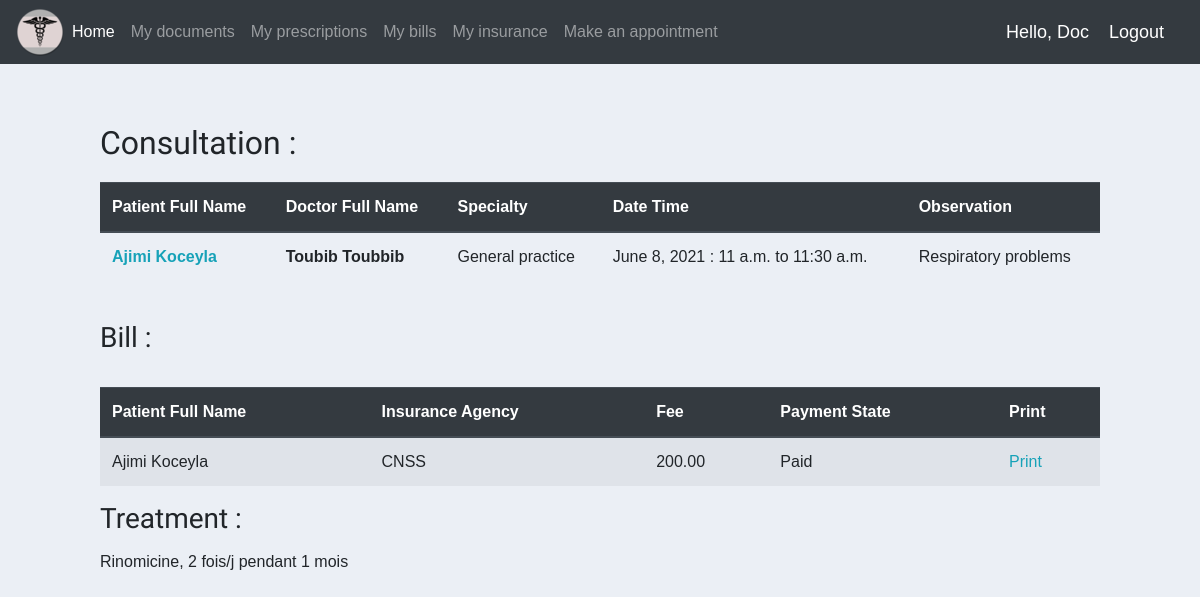
Page /consultation_details/22/ (signed in) on the committed database.
### mainapp/models.py (models this page shows, shortened)
class Consultation(models.Model):
    appointment = models.OneToOneField(Appointment, null=True, on_delete=models.SET_NULL)
    doctor = models.ForeignKey(Doctor, null=True, on_delete=models.SET_NULL)
    observation = models.CharField(max_length=200)

class Appointment(models.Model):
    day = models.DateField(u'Day of the appointment', help_text=u'Day of the appointment')
    start_time = models.TimeField(u'Starting time', help_text=u'Starting time')
    end_time = models.TimeField(u'Final time', help_text=u'Final time')
    patient = models.ForeignKey(
        Patient,
        null=True,
        on_delete=models.SET_NULL,
        related_name='appointments'
    )
    APPOINTMENT_STATES = (
        ('Confirmed', 'Confirmed'),
        ('Pending', 'Pending'),
        ('Canceled', 'Canceled'),
    )
    state = models.CharField(max_length=20, choices=APPOINTMENT_STATES, default='Canceled', null=True)
    SPECIALTY = (
        ('General practice', 'General practice'),
        ('Clinical radiology', 'Clinical radiology'),
        ('Anaesthesia', 'Anaesthesia'),
        ('Ophthalmology', 'Ophthalmology')
    )
    specialty = models.CharField(max_length=200, choices=SPECIALTY, null=True)
    consulted = models.BooleanField(default=False)
    class Meta:
        verbose_name = u'Appointment'
        verbose_name_plural = u'Appointments'

class CommonInfo(models.Model):
    SEX = (
        ('Male', 'Male'),
        ('Female', 'Female'),
    )
    first_name = models.CharField(max_length=80, null=True)
    last_name = models.CharField(max_length=80, null=True)
    birth_date = models.DateField(null=True)
    sex = models.CharField(max_length=10, choices=SEX, null=True)
    cin = models.CharField(max_length=15, null=True)
    phone_nb = models.CharField(max_length=30, null=True)
    address = models.ForeignKey(Address, null=True, on_delete=models.SET_NULL)
    objects = models.Manager()
    class Meta:
        abstract = True

class Patient(CommonInfo):
    user = models.OneToOneField(User, null=True, on_delete=models.CASCADE)
    email = models.EmailField(null=True)
    insur_acc_nb = models.OneToOneField(InsuranceAccount, null=True, on_delete=models.SET_NULL)
    weight = models.IntegerField(validators=[
        MaxValueValidator(200),
        MinValueValidator(1)
    ], null=True)
    allergies = models.CharField(max_length=200, null=True)

class Doctor(CommonInfo):
    user = models.OneToOneField(User, null=True, on_delete=models.CASCADE)
    SPECIALTY = (
        ('General practice', 'General practice'),
        ('Clinical radiology', 'Clinical radiology'),
        ('Anaesthesia', 'Anaesthesia'),
        ('Ophthalmology', 'Ophthalmology')
    )
    email = models.EmailField()
    pwd = models.CharField(max_length=200)
    salary = models.FloatField()
    specialty = models.CharField(max_length=200, choices=SPECIALTY)
    is_active = models.BooleanField(default=True)
    created = models.DateField(auto_now_add=True)
    objects = models.Manager()

class InsuranceAccount(models.Model):
    insur_acc_nb = models.CharField(max_length=60)
    insuranceAgency = models.ForeignKey(
        InsuranceAgency,
        null=True,
        on_delete=models.CASCADE,
    )

class InsuranceAgency(models.Model):
    name = models.CharField(max_length=200)
    email = models.EmailField()
    phone_nb = models.CharField(max_length=30)
    address = models.ForeignKey(Address, null=True, on_delete=models.SET_NULL)
    repayment_rate = models.IntegerField(validators=[
        MaxValueValidator(100),
        MinValueValidator(1)
    ])
    def __str__(self):
        return self.name

class Bill(models.Model):
    PAYMENT_STATE = (
        ('Paid', 'Paid'),
        ('Pending', 'Pending'),
    )
    fee = models.DecimalField(max_digits=6, decimal_places=2)
    payment_state = models.CharField(max_length=10, choices=PAYMENT_STATE)
    consultation = models.OneToOneField(Consultation, null=True, on_delete=models.CASCADE)

class Prescription(models.Model):
    consultation = models.OneToOneField(Consultation, null=True, on_delete=models.CASCADE)
    treatment = models.CharField(max_length=200, null=True)

### mainapp/views.py (the view)
# urls.py: path('consultation_details/<int:pk>/', views.consultation_details, name='consultation_details'),
@login_required(login_url='login')
def consultation_details(request, pk):
    consul = Consultation.objects.get(id=pk)
    bill = Bill.objects.get(consultation=consul)
    prescription = Prescription.objects.get(consultation=consul)
    context = {'consultation': consul, 'bill': bill, 'prescription': prescription}
    return render(request, 'mainapp/entities/consultation_details.html', context)

### mainapp/templatetags/usergroup_tag.py (called while the page is built)
@register.filter(name='has_group')
def has_group(user, group_name):
    return user.groups.filter(name=group_name).exists()

### mainapp/templates/mainapp/entities/consultation_details.html
{% extends "base.html" %}
{% load static %}
{% block content %}
<h2>Consultation :</h2>
        <table class="table table-stariped">
            <thead class="thead-dark">
                <tr>
                  <th scope="col">Patient Full Name</th>
                  <th scope="col">Doctor Full Name</th>
                  <th scope="col">Specialty</th>
                  <th scope="col">Date Time</th>
                  <th scope="col">Observation</th>
                </tr>
            </thead>
            <tbody>
                <tr>
                  <th scope="row"><a href="{% url 'patient' consultation.appointment.patient.id %}">{{ consultation.appointment.patient.last_name }} {{ consultation.appointment.patient.first_name }}</a></th>
                  <th scope="row">{{ consultation.doctor.last_name }} {{ consultation.doctor.first_name }}</th>
                  <td>{{ consultation.appointment.specialty }}</td>
                  <td>{{ consultation.appointment.day }} : {{ consultation.appointment.start_time }} to {{ consultation.appointment.end_time }}</td>
                  <td>{{ consultation.observation }}</td>
                </tr>
            </tbody>
        </table>
        <div>
            <br>
            <h3>Bill :</h3>
            <br>
            <table class="table table-striped">
                <thead class="thead-dark">
                    <tr>
                      <th scope="col">Patient Full Name</th>
                      <th scope="col">Insurance Agency</th>
                      <th scope="col">Fee</th>
                      <th scope="col">Payment State</th>
                      <th scope="col">Print</th>
                    </tr>
                </thead>
                <tbody>
                    <tr>
                      <td>{{ consultation.appointment.patient.last_name }} {{ consultation.appointment.patient.first_name }}</td>
                      <td>{{ consultation.appointment.patient.insur_acc_nb.insuranceAgency }}</td>
                      <td>{{bill.fee}}</td>
                      <td>{{bill.payment_state}}</td>
                      <td><a href="#">Print</a></td>
                    </tr>
                </tbody>
            </table>
        </div>
        <div>
            <h3>Treatment :</h3>
            <p>{{prescription.treatment}}</p>
        </div>
{% endblock %}

### mainapp/templates/navbar.html (shortened to what this page needs)
{% load static %}
{% load usergroup_tag %}
<nav class="navbar navbar-expand-lg navbar-dark bg-dark">
  <img src="{% static 'images/medlogo.ico' %}">
  <div class="collapse navbar-collapse" id="navbarTogglerDemo02">
    <ul class="navbar-nav mr-auto mt-2 mt-lg-0">
      <li class="nav-item active">
        {% if request.user|has_group:"admin" %}
        <a class="nav-link" href="{% url 'dashboard'  %}">Dashboard <span class="sr-only">(current)</span></a>
        {% else %}
          <a class="nav-link" href="{% url 'home'  %}">Home <span class="sr-only">(current)</span></a>
        {% endif %}
      </li>
      {% if request.user|has_group:"patient" %}
        <li class="nav-item">
          <a class="nav-link" href="{% url 'patientDocs' 'document' %}">My documents</a>
        </li>
        <li class="nav-item">
          <a class="nav-link" href="{% url 'patientDocs' 'prescription' %}">My prescriptions</a>
        </li>
        <li class="nav-item">
          <a class="nav-link" href="{% url 'patientDocs' 'bill' %}">My bills</a>
        </li>
        <li class="nav-item">
          <a class="nav-link" href="{% url 'patientDocs' 'insurance' %}">My insurance</a>
        </li>
        <li class="nav-item">
          <a class="nav-link" href="{% url 'calendar' %}">Make an appointment</a>
        </li>
      {% endif %}
    </ul>
  </div>
  <span class="hello-msg">Hello, {{ request.user }}</span>
  <span><a class="hello-msg" href="{% url 'logout' %}">Logout</a></span>
</nav>

### mainapp/static/css/base.css (style rules this page uses)
body { margin:0; padding:0; font-family:helvetica, sans-serif; background-color:rgb(208,0,0); }
p { line-height: 2.2; }
a { color:#12c064; text-decoration:none; }
h1, h2, h3, h4, h5 , h6 { font-family: 'Muli', sans-serif; font-weight:normal; }
h2 { margin:30px 0 20px; }

### mainapp/static/css/calendar.css (style rules this page uses)
ul { height: 100%; padding: 0px 5px 0px 20px; }
a { color: #17a2b8; }

### mainapp/templates/navbar.html (style rules this page uses)
.hello-msg { font-size:18px; color:#fff; margin-right:20px; }

### rows in the picture
Consultation: appointment.patient.last_name "Ajimi", appointment.patient.first_name "Koceyla", doctor.last_name "Toubib", doctor.first_name "Toubbib", appointment.specialty "General practice", appointment.day "June 8, 2021", appointment.start_time "11 a.m.", appointment.end_time "11:30 a.m.", observation "Respiratory problems", appointment.patient.insur_acc_nb.insuranceAgency "CNSS"
Bill: fee "200.00", payment_state "Paid"
Prescription: treatment "Rinomicine, 2 fois/j pendant 1 mois"

### other values in the picture
{{ request.user }} "Doc"
